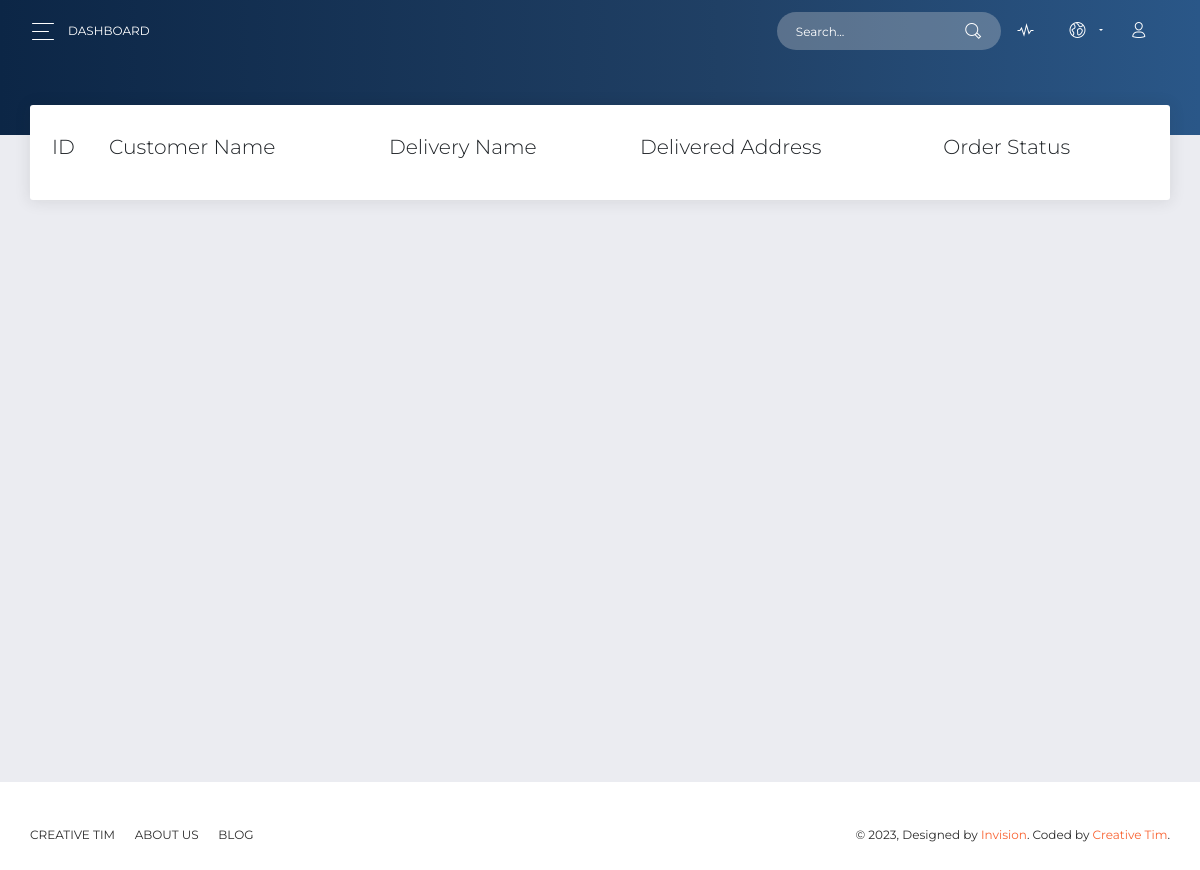
Before: /admin/delivery.php with the older database file.
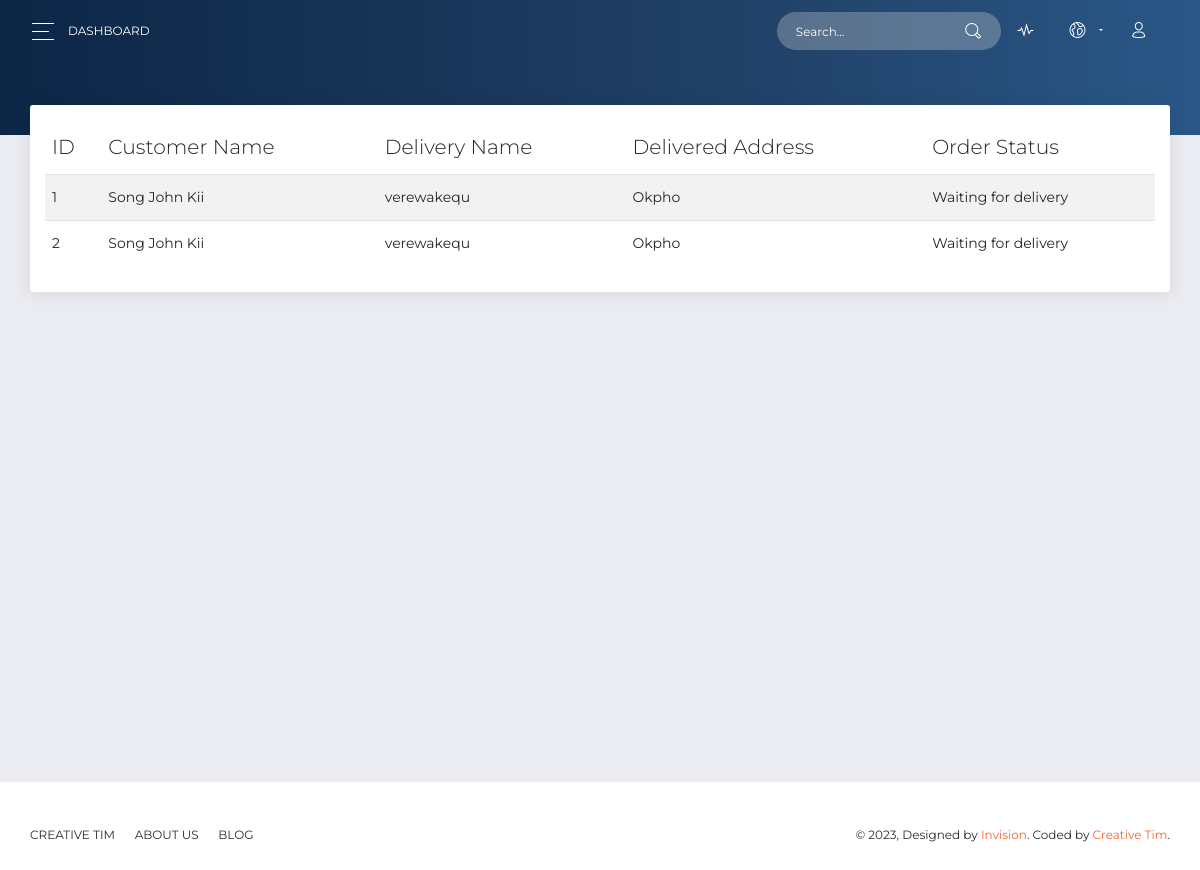
After: the same page with the newer database file.
### tables this page shows
CREATE TABLE `payments` (
  `id` int NOT NULL,
  `order_id` int NOT NULL,
  `paymenttype_id` int NOT NULL,
  `transaction_no` varchar(255) DEFAULT NULL,
  `created_at` timestamp NOT NULL DEFAULT CURRENT_TIMESTAMP,
  `amount` int NOT NULL
);

CREATE TABLE `users` (
  `id` int NOT NULL,
  `name` varchar(255) NOT NULL,
  `role` int NOT NULL COMMENT '1 => admin,\r\n2 => staff,\r\n3 => customer,\r\n4 => delivery\r\n',
  `email` varchar(255) NOT NULL,
  `phone_number` varchar(255) NOT NULL,
  `address` text NOT NULL,
  `password` text NOT NULL,
  `delivery_status` int NOT NULL DEFAULT '0' COMMENT '0 => available,\r\n1 => unavailable',
  `deleted_at` int DEFAULT '0'
);

CREATE TABLE `orders` (
  `id` int NOT NULL,
  `customer_id` int NOT NULL,
  `delivery_id` int NOT NULL,
  `order_information` json NOT NULL,
  `delivered_address` varchar(255) DEFAULT NULL,
  `special_note` text,
  `order_status` int NOT NULL DEFAULT '0' COMMENT '0 => pending,\r\n1 => processing,\r\n2 => delivered',
  `deleted_at` int NOT NULL DEFAULT '0',
  `order_date` timestamp NOT NULL DEFAULT CURRENT_TIMESTAMP
);

### admin/delivery.php (the view, shortened to what this page needs)
<?php
    include_once('header.php');
    $select_delivery = "SELECT * FROM payments p, payment_types pt, orders o, users u
                       WHERE pt.id = p.paymenttype_id AND o.id = p.order_id AND o.customer_id = u.id
                       ORDER BY p.id DESC";
    $select_delivery_query = mysqli_query($connect,$select_delivery);
    $count_delivery = mysqli_num_rows($select_delivery_query);
?>
      <div class="panel-header panel-header-sm">
      </div>
      <div class="content">
        <div class="row">
          <div class="col-md-12">
            <div class="card">
              <div class="card-body">
                    <table class="table table-hover table-striped" id="payment-list">
                        <thead>
                            <th>ID</th>
                            <th>Customer Name</th>
                            <th>Delivery Name</th>
                            <th>Delivered Address</th>
                            <th>Order Status</th>
                        </thead>
                        <tbody>
                        <?php
                            if($count_delivery > 0)
                            {
                                for ($i=1; $i <= $count_delivery; $i++) {
                                    $row_delivery = mysqli_fetch_assoc($select_delivery_query);
                                    $address = $row_delivery['delivered_address'];
                                    $delivery_id = $row_delivery['delivery_id'];
                                    $order_status = $row_delivery['order_status'];
                                    if($order_status == 0)
                                    {
                                        $delivery_status = "Waiting for delivery";
                                    }
                                    elseif($order_status == 1)
                                    {
                                        $delivery_status = "Pick up the order from delivery";
                                    }
                                    else
                                    {
                                        $delivery_status = "Already delivered";
                                    }
                                    if($address != "")
                                    {
                                        $delivery_address = $address;
                                    }
                                    else
                                    {
                                        $address = $row_delivery['address'];
                                    }
                                    $select_delivery_name = "SELECT * FROM users
                                                             WHERE id = '$delivery_id'
                                                            ";
                                    $select_delivery_name_query = mysqli_query($connect,$select_delivery_name);
                                    $row_delivery_name = mysqli_fetch_assoc($select_delivery_name_query);
                                ?>
                            <tr>
                                <td><?php echo $i; ?></td>
                                <td><?php echo $row_delivery['name'];?></td>
                                <td><?php echo $row_delivery_name['name'];?></td>
                                <td><?php echo $address; ?></td>
                                <td><?php echo $delivery_status; ?></td>
                            </tr>
                            <?php
                                }
                            }
                            ?>
                        </tbody>
                        </table>
                    </div>
                </div>
            </div>
        </div>
    </div>
</div>
</div>
<?php
    include_once('footer.php');
?>

Changed rows visible on the page:
added payments: users.name "Song John Kii", users.name "verewakequ", users.address "Okpho", order.order_status "Waiting for delivery"
added payments: users.name "Song John Kii", users.name "verewakequ", users.address "Okpho", order.order_status "Waiting for delivery"
